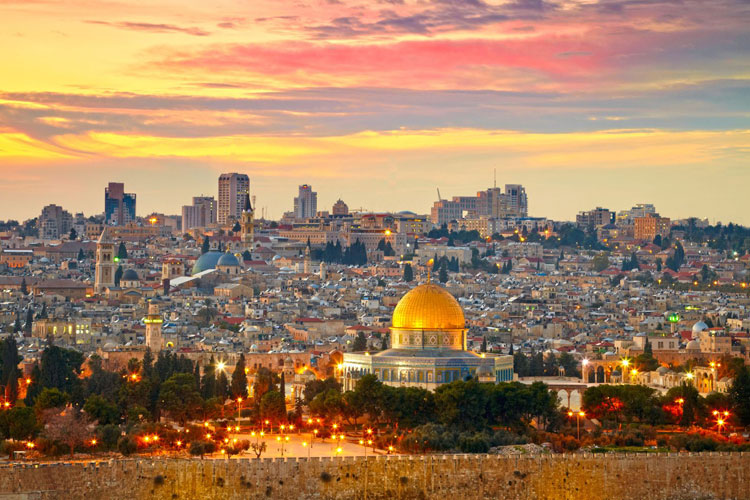
#> input picture images/jerusalem.jpg, 750 x 500 px
$ python main.py
#> lines starting #> are read from the running program, lines starting #| are printed output that depends on the picture
import math
import numpy as np
from skimage.color import rgb2gray
from imageio import imread
import matplotlib.pyplot as plt
GRAYSCALE = 1
RGB = 2
RGB_YIQ_TRANSFORMATION_MATRIX = np.array([[0.299, 0.587, 0.114],
                                          [0.596, -0.275, -0.321],
                                          [0.212, -0.523, 0.311]])
YIQ_RGB_TRANSFORMATION_MATRIX = np.linalg.inv(RGB_YIQ_TRANSFORMATION_MATRIX)


def read_image(filename, representation):
    """
    Reads an image and converts it into a given representation
    :param filename: filename of image on disk
    :param representation: 1 for greyscale and 2 for RGB
    :return: Returns the image as an np.float64 matrix normalized to [0,1]
    """
#> called with filename = './images/jerusalem.jpg', representation = 2
    # If the input image is grayscale, we won’t call it with representation = 2.
    if representation == GRAYSCALE:
        return rgb2gray(normalize(imread(filename))).astype(np.float64)
    return normalize(imread(filename)).astype(np.float64)


def normalize(im):
    return im / 255


def normalize_256bin(im):
    return im * 255


# [12 lines left out: function imdisplay, not called in this run]


def rgb2yiq(imRGB):
    """
    Transform an RGB image into the YIQ color space
    :param imRGB: height X width X 3 np.float64 matrix in the [0,1] range
    :return: the image in the YIQ space
    """
    imYIQ = np.zeros_like(imRGB)
#> imYIQ: shape (500, 750, 3) float64; every value is 0
    rgbColors = np.array([imRGB[:, :, 0], np.array(imRGB[:, :, 1]), np.array(imRGB[:, :, 2])])
    imYIQ[:, :, 0] = np.dot(RGB_YIQ_TRANSFORMATION_MATRIX[0][0], rgbColors[0]) + np.dot(
        RGB_YIQ_TRANSFORMATION_MATRIX[0][1], rgbColors[1]) + np.dot(RGB_YIQ_TRANSFORMATION_MATRIX[0][2], rgbColors[2])
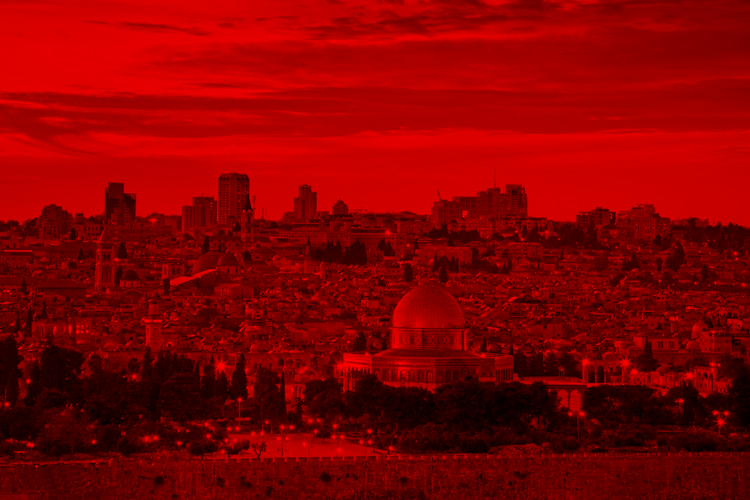
#> imYIQ: shape (500, 750, 3) float64; mean R, G, B 0.526, 0, 0
    imYIQ[:, :, 1] = np.dot(RGB_YIQ_TRANSFORMATION_MATRIX[1][0], rgbColors[0]) + np.dot(
        RGB_YIQ_TRANSFORMATION_MATRIX[1][1], rgbColors[1]) + np.dot(RGB_YIQ_TRANSFORMATION_MATRIX[1][2], rgbColors[2])
    imYIQ[:, :, 2] = np.dot(RGB_YIQ_TRANSFORMATION_MATRIX[2][0], rgbColors[0]) + np.dot(
        RGB_YIQ_TRANSFORMATION_MATRIX[2][1], rgbColors[1]) + np.dot(RGB_YIQ_TRANSFORMATION_MATRIX[2][2], rgbColors[2])
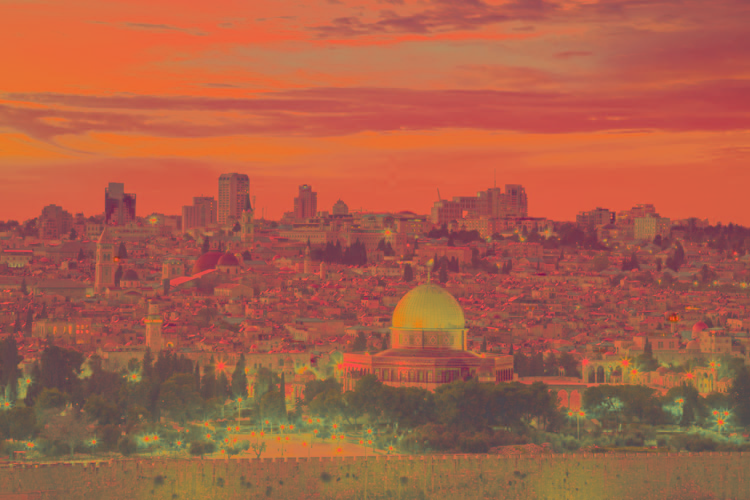
#> imYIQ: shape (500, 750, 3) float64; mean R, G, B 0.526, 0.119, -0.0103; drawn with min black and max white
#> in normalize_256bin, `return im * 255`:
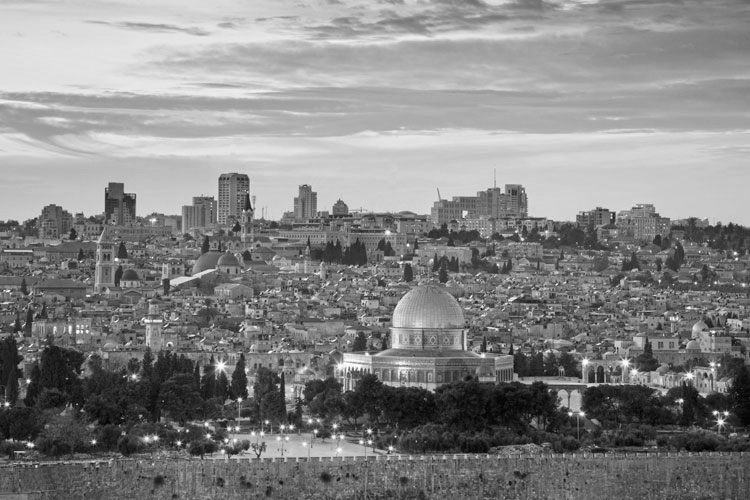
#> returned value: shape (500, 750) float64; min 1.76, max 255, mean 134.1
    return imYIQ

def yiq2rgb(imYIQ):
    """
    Transform a YIQ image into the RGB color space
    :param imYIQ: height X width X 3 np.float64 matrix in the [0,1] range for
        the Y channel and in the range of [-1,1] for the I,Q channels
    :return: the image in the RGB space
    """
    imRGB = np.zeros_like(imYIQ)
    yiqColors = np.array([imYIQ[:, :, 0], np.array(imYIQ[:, :, 1]), np.array(imYIQ[:, :, 2])])
    imRGB[:, :, 0] = np.dot(YIQ_RGB_TRANSFORMATION_MATRIX[0][0], yiqColors[0]) + np.dot(
        YIQ_RGB_TRANSFORMATION_MATRIX[0][1], yiqColors[1]) + np.dot(YIQ_RGB_TRANSFORMATION_MATRIX[0][2], yiqColors[2])
    imRGB[:, :, 1] = np.dot(YIQ_RGB_TRANSFORMATION_MATRIX[1][0], yiqColors[0]) + np.dot(
        YIQ_RGB_TRANSFORMATION_MATRIX[1][1], yiqColors[1]) + np.dot(YIQ_RGB_TRANSFORMATION_MATRIX[1][2], yiqColors[2])
    imRGB[:, :, 2] = np.dot(YIQ_RGB_TRANSFORMATION_MATRIX[2][0], yiqColors[0]) + np.dot(
        YIQ_RGB_TRANSFORMATION_MATRIX[2][1], yiqColors[1]) + np.dot(YIQ_RGB_TRANSFORMATION_MATRIX[2][2], yiqColors[2])
    return imRGB


def get_image_type(im):
    if len(im.shape) == 3:
        return RGB
    return GRAYSCALE


def round_image(im):
    return im.astype(np.uint8)


def histogram_helper(img):
    orig_hist = np.histogram(round_image(img), 256)[0]
#> orig_hist = 256 values, max 4021 at index 208, min 0 at index 85, mean 1464.8
    cum_hist = np.cumsum(orig_hist)
#> cum_hist = 256 values from 3 to 375000
    minimum_value = np.amin(np.nonzero(cum_hist))
#> minimum_value = 0
    maximum_value = np.amax(np.nonzero(cum_hist))
#> maximum_value = 255
    tk = np.round(((cum_hist - minimum_value) / (cum_hist[-1] - minimum_value)) * maximum_value)
#> tk = 256 values from 0 to 255
    im_eq = tk[round_image(img)]
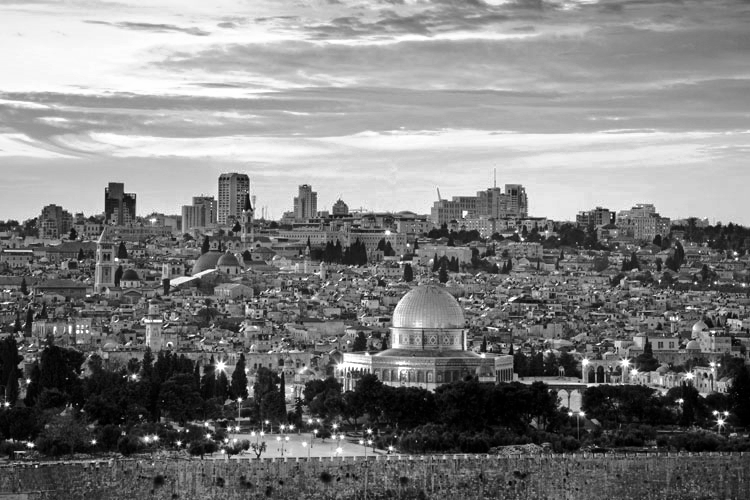
#> im_eq: shape (500, 750) float64; min 0, max 255, mean 127.8
    return normalize(im_eq).astype(np.float64), orig_hist, np.histogram(im_eq, 256)[0]


def histogram_equalize(im_orig):
    """
    Perform histogram equalization on the given image
    :param im_orig: Input float64 [0,1] image
    :return: [im_eq, hist_orig, hist_eq]
    """
    if get_image_type(im_orig) == RGB:
        yiq_im = rgb2yiq(im_orig.copy())
        y_channel, hist_orig, hist_eq = histogram_helper(normalize_256bin(yiq_im[:, :, 0].copy()))
#> hist_orig has the same summary as orig_hist in histogram_helper; hist_eq = 256 values, max 4530 at index 169, min 0 at index 53, mean 1464.8
        yiq_im[:, :, 0] = y_channel
        return yiq2rgb(yiq_im), hist_orig, hist_eq
#> in yiq2rgb, `imRGB[:, :, 0] = np.dot(YIQ_RGB_TRANSFORMATION_MATRIX[0][0], yiqColors..`:
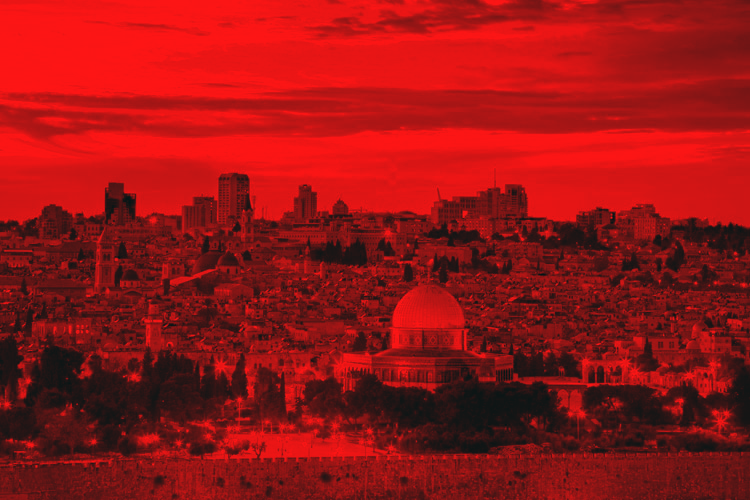
#> imRGB: shape (500, 750, 3) float64; mean of channels 0, 1, 2 0.608, 0, 0; drawn with min black and max white
#> in yiq2rgb, `imRGB[:, :, 1] = np.dot(YIQ_RGB_TRANSFORMATION_MATRIX[1][0], yiqColors..`:
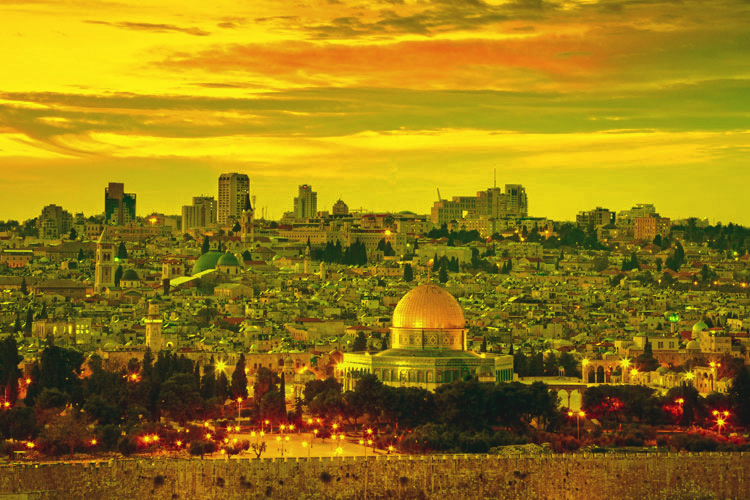
#> imRGB: shape (500, 750, 3) float64; mean of channels 0, 1, 2 0.608, 0.476, 0; drawn with min black and max white
#> in yiq2rgb, `imRGB[:, :, 2] = np.dot(YIQ_RGB_TRANSFORMATION_MATRIX[2][0], yiqColors..`:
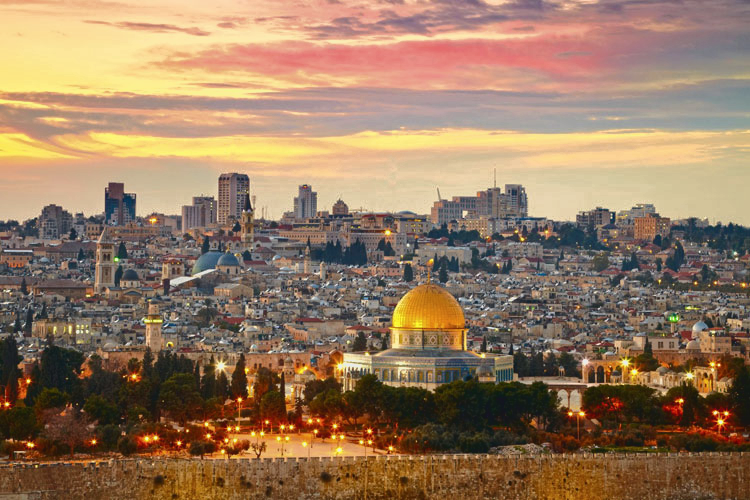
#> imRGB: shape (500, 750, 3) float64; mean of channels 0, 1, 2 0.608, 0.476, 0.352; drawn with min black and max white
    return histogram_helper(normalize_256bin(im_orig.copy()))


# [32 lines left out: functions quantization, quantize, not called in this run]

x = np.hstack([np.repeat(np.arange(0,50,2),10)[None,:], np.array([255]*6)[None,:]])
grad = np.tile(x,(256,1))
fun = lambda x: quantize(x, 10, 10)[0]
# plt.imshow(grad/255, cmap=plt.cm.gray)
plt.imshow(histogram_equalize(read_image("./images/jerusalem.jpg", 2))[0])
# plt.imshow(histogram_equalize(grad/255)[0])
plt.show()

$ run again, with images/monkey.jpg copied over images/jerusalem.jpg
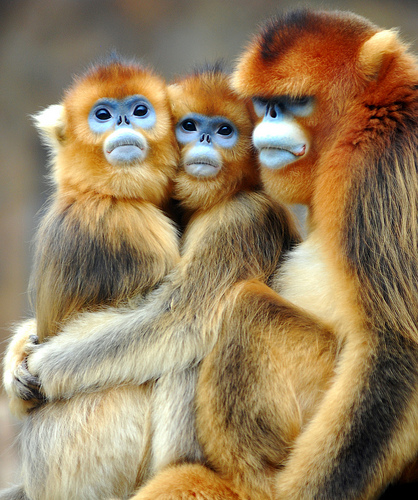
#> input picture images/monkey.jpg, 418 x 500 px
#> orig_hist = 256 values, max 2008 at index 110, min 0 at index 127, mean 816.4
#> cum_hist = 256 values from 489 to 209000
#> minimum_value = 0
#> maximum_value = 255
#> tk = 256 values from 1 to 255
#> in histogram_helper, `im_eq = tk[round_image(img)]`:
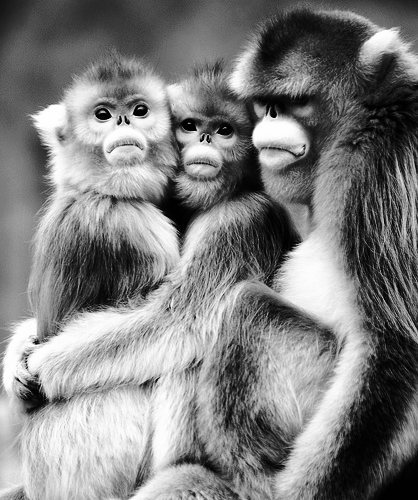
#> im_eq: shape (500, 418) float64; min 1, max 254, mean 127.5
#> hist_orig has the same summary as orig_hist in histogram_helper; hist_eq = 256 values, max 3038 at index 124, min 0 at index 41, mean 816.4
#> in yiq2rgb, `imRGB[:, :, 2] = np.dot(YIQ_RGB_TRANSFORMATION_MATRIX[2][0], yiqColors..`:
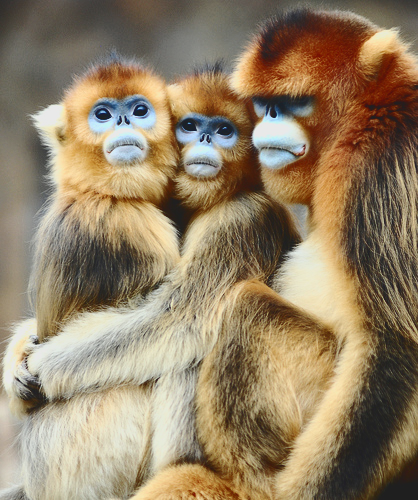
#> imRGB: shape (500, 418, 3) float64; mean of channels 0, 1, 2 0.578, 0.489, 0.356; drawn with min black and max white
